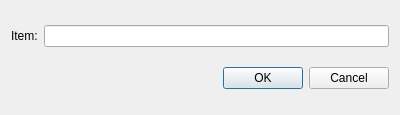
<?xml version="1.0" encoding="UTF-8"?>
<ui version="4.0">
 <class>AddItem</class>
 <widget class="QDialog" name="AddItem">
  <property name="geometry">
   <rect>
    <x>0</x>
    <y>0</y>
    <width>400</width>
    <height>115</height>
   </rect>
  </property>
  <property name="windowTitle">
   <string>Dialog</string>
  </property>
  <layout class="QVBoxLayout" name="verticalLayout">
   <item>
    <layout class="QHBoxLayout" name="horizontalLayout">
     <item>
      <widget class="QLabel" name="label">
       <property name="text">
        <string>Item:</string>
       </property>
      </widget>
     </item>
     <item>
      <widget class="QLineEdit" name="lineEdit"/>
     </item>
    </layout>
   </item>
   <item>
    <layout class="QHBoxLayout" name="horizontalLayout_2">
     <item>
      <spacer name="horizontalSpacer">
       <property name="orientation">
        <enum>Qt::Horizontal</enum>
       </property>
       <property name="sizeHint" stdset="0">
        <size>
         <width>40</width>
         <height>20</height>
        </size>
       </property>
      </spacer>
     </item>
     <item>
      <widget class="QDialogButtonBox" name="buttonBox">
       <property name="standardButtons">
        <set>QDialogButtonBox::Cancel|QDialogButtonBox::Ok</set>
       </property>
      </widget>
     </item>
    </layout>
   </item>
  </layout>
 </widget>
 <resources/>
 <connections/>
</ui>
